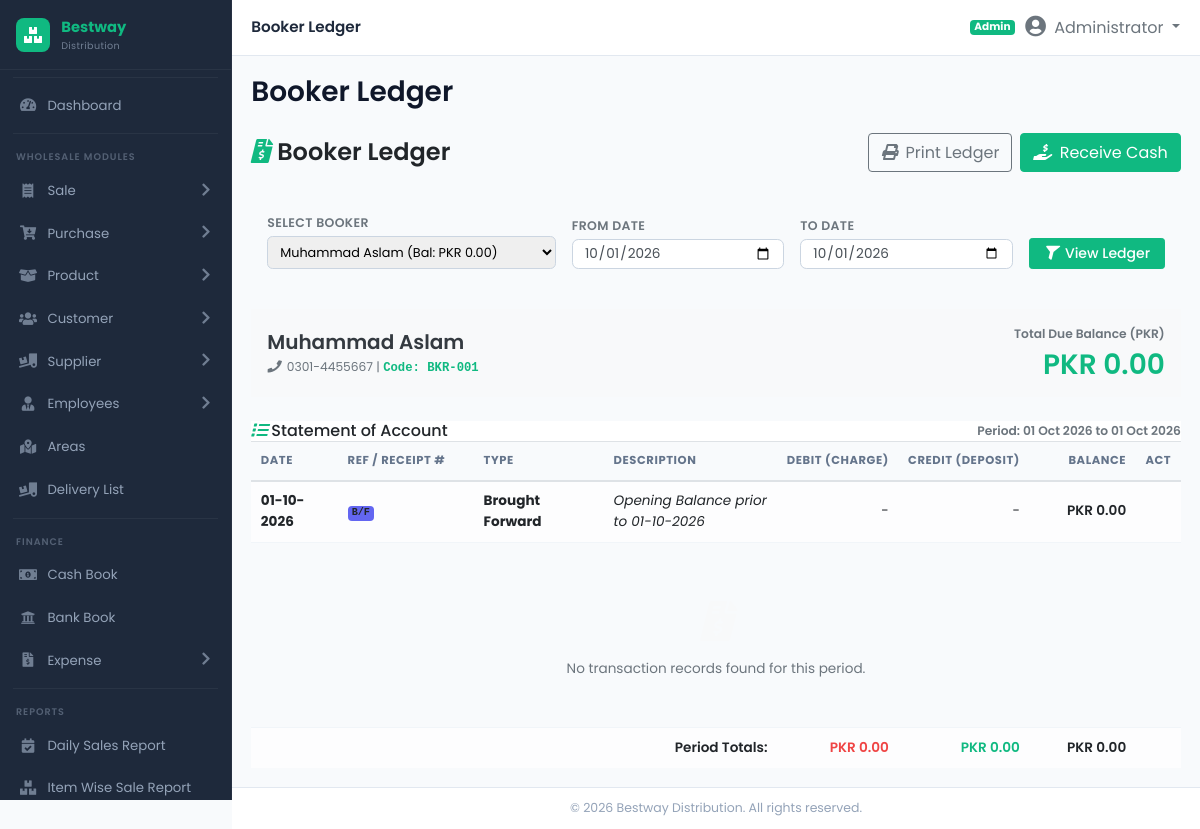
/modules/booker/booker_ledger.php?booker_id=1 (signed in), run on the app's committed database.
### tables this page shows
CREATE TABLE IF NOT EXISTS `bookers` (
  `id` INT AUTO_INCREMENT PRIMARY KEY,
  `booker_code` VARCHAR(50) UNIQUE NULL,
  `name` VARCHAR(150) NOT NULL,
  `phone` VARCHAR(50) NULL,
  `address` TEXT NULL,
  `commission_rate` DECIMAL(5,2) DEFAULT 0.00,
  `opening_balance` DECIMAL(14,2) DEFAULT 0.00,
  `current_balance` DECIMAL(14,2) DEFAULT 0.00,
  `status` ENUM('Active', 'Inactive') DEFAULT 'Active',
  INDEX (`name`),
  INDEX (`status`)
);

### includes/functions.php (called while the page is built, shortened)
<?php
if (!function_exists('format_currency')) {
    function format_currency($amount) {
        return 'PKR ' . number_format((float)$amount, 2);
    }
}

### modules/booker/booker_ledger.php (the view, shortened to what this page needs)
<?php
require_once __DIR__ . '/../../includes/header.php';
$booker_id = (int)($_GET['booker_id'] ?? ($_POST['booker_id'] ?? 0));
$from_date = trim($_GET['from_date'] ?? ($_POST['from_date'] ?? date('Y-m-01')));
$to_date = trim($_GET['to_date'] ?? ($_POST['to_date'] ?? date('Y-m-d')));
$bookers = [];
$selected_booker = null;
$ledger_entries = [];
$total_debit = 0.00;
$total_credit = 0.00;
$opening_balance = 0.00;
if ($db_connected && $pdo) {
    try {
        $stmt_b = $pdo->query("SELECT id, booker_code, name, phone, current_balance FROM bookers ORDER BY name ASC");
        $bookers = $stmt_b->fetchAll();
        if ($booker_id > 0) {
            $stmt_sel = $pdo->prepare("SELECT * FROM bookers WHERE id = :id");
            $stmt_sel->execute(['id' => $booker_id]);
            $selected_booker = $stmt_sel->fetch();
            if ($selected_booker) {
                $stmt_open = $pdo->prepare("SELECT COALESCE(SUM(debit_amount - credit_amount), 0) as prior_bal
                                            FROM booker_ledgers
                                            WHERE booker_id = :id AND transaction_date < :from_date");
                $stmt_open->execute([
                    'id' => $booker_id,
                    'from_date' => $from_date
                ]);
                $opening_balance = (float)$stmt_open->fetchColumn();
                $stmt_led = $pdo->prepare("SELECT * FROM booker_ledgers
                                           WHERE booker_id = :id AND transaction_date >= :from_date AND transaction_date <= :to_date
                                           ORDER BY transaction_date ASC, id ASC");
                $stmt_led->execute([
                    'id' => $booker_id,
                    'from_date' => $from_date,
                    'to_date' => $to_date
                ]);
                $ledger_entries = $stmt_led->fetchAll();
            }
        }
    } catch (Exception $e) {}
}
?>
<div class="d-flex align-items-center justify-content-between mb-4 no-print">
    <h4 class="fw-bold mb-0"><i class="fa-solid fa-file-invoice-dollar text-primary me-2"></i>Booker Ledger</h4>
    <div class="d-flex align-items-center gap-2">
        <?php if ($selected_booker): ?>
            <a href="print_booker_ledger.php?booker_id=<?php echo $selected_booker['id']; ?>&from_date=<?php echo $from_date; ?>&to_date=<?php echo $to_date; ?>" target="_blank" class="btn btn-outline-secondary">
                <i class="fa-solid fa-print me-1"></i> Print Ledger
            </a>
            <a href="<?php echo BASE_URL; ?>modules/booker/receive_amount.php?booker_id=<?php echo $selected_booker['id']; ?>" class="btn btn-success">
                <i class="fa-solid fa-hand-holding-usd me-1"></i> Receive Cash
            </a>
        <?php endif; ?>
    </div>
</div>
<div class="custom-card mb-4 no-print">
    <div class="p-3">
        <form method="GET" action="" class="row g-3 align-items-end">
            <div class="col-12 col-md-4">
                <label class="form-label fw-semibold small text-muted">Select Booker</label>
                <select name="booker_id" class="form-select form-select-sm" required>
                    <?php foreach ($bookers as $b): ?>
                        <option value="<?php echo $b['id']; ?>" <?php echo ($booker_id == $b['id']) ? 'selected' : ''; ?>>
                            <?php echo htmlspecialchars($b['name']); ?> (Bal: <?php echo format_currency($b['current_balance']); ?>)
                        </option>
                    <?php endforeach; ?>
                </select>
            </div>
            <div class="col-12 col-md-3">
                <label class="form-label fw-semibold small text-muted">From Date</label>
                <input type="date" name="from_date" class="form-control form-control-sm" value="<?php echo htmlspecialchars($from_date); ?>" required>
            </div>
            <div class="col-12 col-md-3">
                <label class="form-label fw-semibold small text-muted">To Date</label>
                <input type="date" name="to_date" class="form-control form-control-sm" value="<?php echo htmlspecialchars($to_date); ?>" required>
            </div>
            <div class="col-12 col-md-2">
                <button type="submit" class="btn btn-sm btn-primary w-100">
                    <i class="fa-solid fa-filter me-1"></i> View Ledger
                </button>
            </div>
        </form>
    </div>
</div>
<?php if ($selected_booker): ?>
    <div class="custom-card mb-4 no-print bg-light">
        <div class="p-3 d-flex justify-content-between align-items-center flex-wrap">
            <div>
                <h5 class="mb-1 fw-bold text-dark"><?php echo htmlspecialchars($selected_booker['name']); ?></h5>
                <p class="mb-0 small text-muted">
                    <i class="fa-solid fa-phone me-1"></i> <?php echo htmlspecialchars($selected_booker['phone']); ?> |
                    <span class="font-monospace text-primary fw-bold">Code: <?php echo htmlspecialchars($selected_booker['booker_code'] ?? '-'); ?></span>
                </p>
            </div>
            <div class="text-end mt-2 mt-md-0 border-start ps-4">
                <span class="d-block small text-muted fw-semibold mb-1">Total Due Balance (PKR)</span>
                <h3 class="mb-0 <?php echo ((float)$selected_booker['current_balance'] > 0) ? 'text-danger' : 'text-success'; ?> fw-bold">
                    <?php echo format_currency($selected_booker['current_balance']); ?>
                </h3>
            </div>
        </div>
    </div>
    <div class="custom-card">
        <div class="custom-card-header bg-white d-flex justify-content-between align-items-center border-bottom">
            <h5 class="custom-card-title mb-0 fs-6"><i class="fa-solid fa-list text-primary"></i> Statement of Account</h5>
            <span class="small text-muted fw-bold">Period: <?php echo date('d M Y', strtotime($from_date)); ?> to <?php echo date('d M Y', strtotime($to_date)); ?></span>
        </div>
        <div class="table-responsive">
            <table class="table table-custom mb-0">
                <thead>
                    <tr>
                        <th style="width: 10%;">Date</th>
                        <th style="width: 15%;">Ref / Receipt #</th>
                        <th style="width: 15%;">Type</th>
                        <th style="width: 20%;">Description</th>
                        <th class="text-end" style="width: 12%;">Debit (Charge)</th>
                        <th class="text-end" style="width: 12%;">Credit (Deposit)</th>
                        <th class="text-end" style="width: 12%;">Balance</th>
                        <th class="text-center no-print" style="width: 8%;">Act</th>
                    </tr>
                </thead>
                <tbody>
                    <tr class="table-light">
                        <td><strong><?php echo date('d-m-Y', strtotime($from_date)); ?></strong></td>
                        <td><span class="badge bg-secondary font-monospace">B/F</span></td>
                        <td><strong>Brought Forward</strong></td>
                        <td><em>Opening Balance prior to <?php echo date('d-m-Y', strtotime($from_date)); ?></em></td>
                        <td class="text-end">-</td>
                        <td class="text-end">-</td>
                        <td class="text-end fw-bold">
                            <?php echo format_currency($opening_balance); ?>
                        </td>
                        <td class="no-print"></td>
                    </tr>
                    <?php
                    $running = $opening_balance;
                    if (!empty($ledger_entries)):
                        foreach ($ledger_entries as $entry):
                            $debit = (float)$entry['debit_amount'];
                            $credit = (float)$entry['credit_amount'];
                            $running = $running + $debit - $credit;
                            $total_debit += $debit;
                            $total_credit += $credit;
                    ?>
                        <tr>
                            <td><?php echo date('d-m-Y', strtotime($entry['transaction_date'])); ?></td>
                            <td><strong><?php echo htmlspecialchars($entry['reference_no']); ?></strong></td>
                            <td>
                                <?php if ($entry['transaction_type'] == 'Recovery Allocation'): ?>
                                    <span class="badge bg-danger rounded-pill px-2"><i class="fa-solid fa-file-invoice me-1"></i><?php echo htmlspecialchars($entry['transaction_type']); ?></span>
                                <?php elseif ($entry['transaction_type'] == 'Cash Deposited'): ?>
                                    <span class="badge bg-success rounded-pill px-2"><i class="fa-solid fa-money-bill-alt me-1"></i><?php echo htmlspecialchars($entry['transaction_type']); ?></span>
                                <?php else: ?>
                                    <span class="badge bg-secondary rounded-pill px-2"><?php echo htmlspecialchars($entry['transaction_type']); ?></span>
                                <?php endif; ?>
                            </td>
                            <td><?php echo htmlspecialchars($entry['description'] ?? '-'); ?></td>
                            <td class="text-end text-danger fw-semibold">
                                <?php echo ($debit > 0) ? format_currency($debit) : '-'; ?>
                            </td>
                            <td class="text-end text-success fw-semibold">
                                <?php echo ($credit > 0) ? format_currency($credit) : '-'; ?>
                            </td>
                            <td class="text-end fw-bold">
                                <?php echo format_currency($running); ?>
                            </td>
                            <td class="text-center no-print">
                                <div class="btn-group" role="group">
                                    <button type="button" class="btn btn-outline-info py-0 px-2 btn-view-entry"
                                        title="View Details"
                                        data-date="<?php echo date('d-m-Y', strtotime($entry['transaction_date'])); ?>"
                                        data-ref="<?php echo htmlspecialchars($entry['reference_no']); ?>"
                                        data-type="<?php echo htmlspecialchars($entry['transaction_type']); ?>"
                                        data-desc="<?php echo htmlspecialchars($entry['description'] ?? '-'); ?>"
                                        data-debit="<?php echo format_currency($debit); ?>"
                                        data-credit="<?php echo format_currency($credit); ?>"
                                        data-bal="<?php echo format_currency($running); ?>">
                                        <i class="fa-solid fa-eye"></i>
                                    </button>
                                    <button type="button" class="btn btn-outline-primary py-0 px-2 btn-edit-entry"
                                        title="Edit Entry"
                                        data-id="<?php echo $entry['id']; ?>"
                                        data-date="<?php echo $entry['transaction_date']; ?>"
                                        data-ref="<?php echo htmlspecialchars($entry['reference_no']); ?>"
                                        data-type="<?php echo htmlspecialchars($entry['transaction_type']); ?>"
                                        data-desc="<?php echo htmlspecialchars($entry['description'] ?? ''); ?>"
                                        data-debit="<?php echo number_format($debit, 2, '.', ''); ?>"
                                        data-credit="<?php echo number_format($credit, 2, '.', ''); ?>">
                                        <i class="fa-solid fa-edit"></i>
                                    </button>
                                    <button type="button" class="btn btn-outline-danger py-0 px-2 btn-delete-entry"
                                        title="Delete Entry"
                                        data-id="<?php echo $entry['id']; ?>"
                                        data-ref="<?php echo htmlspecialchars($entry['reference_no']); ?>"
                                        data-type="<?php echo htmlspecialchars($entry['transaction_type']); ?>"
                                        data-amount="<?php echo ($debit > 0) ? format_currency($debit) : format_currency($credit); ?>">
                                        <i class="fa-solid fa-trash"></i>
                                    </button>
                                </div>
                            </td>
                        </tr>
                    <?php
                        endforeach;
                    else:
                    ?>
                        <tr>
                            <td colspan="8" class="text-center py-5 text-muted">
                                <i class="fa-solid fa-file-invoice-dollar fs-1 text-light mb-2 d-block"></i>
                                No transaction records found for this period.
                            </td>
                        </tr>
                    <?php endif; ?>
                </tbody>
                <tfoot>
                    <tr class="fw-bold table-light">
                        <td colspan="4" class="text-end">Period Totals:</td>
                        <td class="text-end text-danger"><?php echo format_currency($total_debit); ?></td>
                        <td class="text-end text-success"><?php echo format_currency($total_credit); ?></td>
                        <td class="text-end">
                            <?php echo format_currency($running); ?>
                        </td>
                        <td class="no-print"></td>
                    </tr>
                </tfoot>
            </table>
        </div>
    </div>
<?php endif; ?>
<?php require_once __DIR__ . '/../../includes/footer.php'; ?>

### data on the page
bookers: name "Muhammad Aslam", phone "0301-4455667", booker_code "BKR-001", current_balance "PKR 0.00"

### other printed values
$page_title "Booker Ledger"
roleLabel($_SESSION['user_role'] ?? 'Admin') "Admin"
$_SESSION['user_fullname'] "Administrator"
date('d M Y', strtotime($from_date)) "01 Oct 2026"
date('d M Y', strtotime($to_date)) "01 Oct 2026"
date('d-m-Y', strtotime($from_date)) "01-10-2026"
format_currency($opening_balance) "PKR 0.00"
format_currency($total_debit) "PKR 0.00"
format_currency($total_credit) "PKR 0.00"
format_currency($running) "PKR 0.00"
form field booker_id "Muhammad Aslam (Bal: PKR 0.00)"
